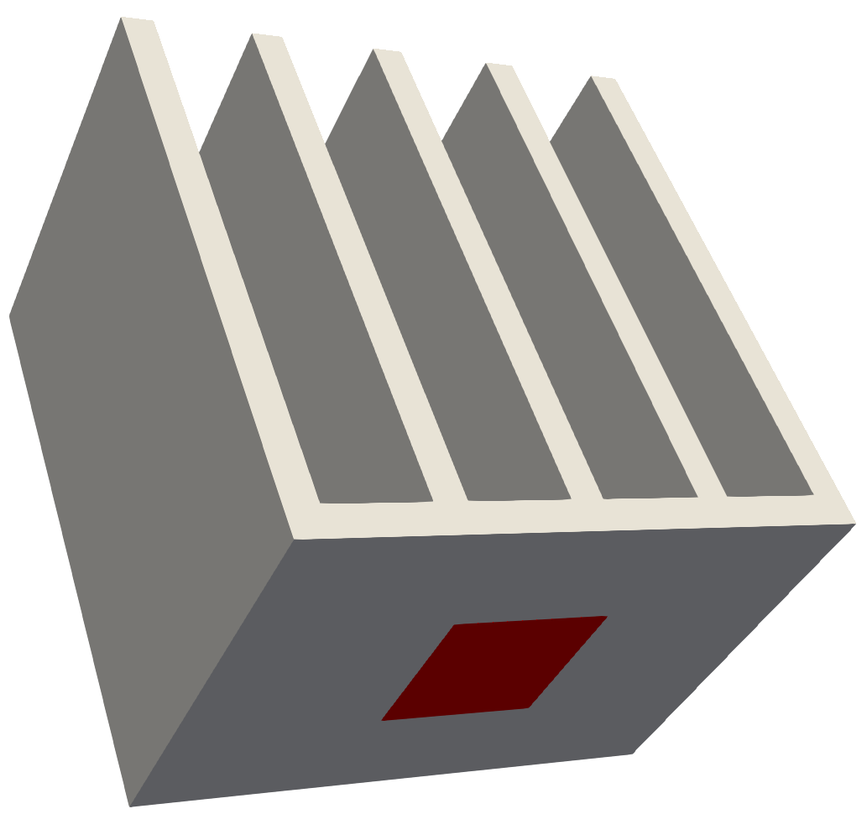
#> input picture 3d_solid_solid/heat_sink_figures/heat_sink.png, 867 x 814 px, shrunk from 1033 x 970 before the run
$ python geometry_plot.py
#> lines starting #> are read from the running program, lines starting #| are printed output that depends on the picture
import matplotlib.backends
import matplotlib.pyplot as plt
import matplotlib
from matplotlib.patches import Rectangle
from matplotlib.gridspec import GridSpec
import os
import scienceplots
matplotlib.style.use("science")
matplotlib.use('TkAgg')

BASE_DIR = os.path.dirname(os.path.abspath(__file__))

L_base = 0.65
W_base = 0.8625
H_base = 0.05

L_fin  = 0.65
W_fin  = 0.05
H_fin  = 0.8625

L_src = 0.25
W_src = 0.25

src_x0 = (L_base - L_src) / 2
src_y0 = (W_base - W_src) / 2

# Helper – draw double‑headed arrow with text
def dim_arrow(ax, start, end, text, text_offset=(0,0)):
    ax.annotate(
        "",
        xy=end, xytext=start,
        arrowprops=dict(arrowstyle="<->", shrinkA=0, shrinkB=0),
        annotation_clip=False
    )
    mid_x = (start[0] + end[0]) / 2 + text_offset[0]
    mid_y = (start[1] + end[1]) / 2 + text_offset[1]
    ax.text(mid_x, mid_y, text, ha='center', va='center')

fig = plt.figure(figsize=(8, 6))
gs = GridSpec(nrows=2, ncols=2, figure=fig,
              width_ratios=[1, 1],    # left column same width as right column
              height_ratios=[1, 1])   # each row same height

# Left column, spanning both rows
ax_img = fig.add_subplot(gs[:, 0])   # all rows in col 0

# Top‐right: XY top view
ax_xy  = fig.add_subplot(gs[0, 1])

# Bottom‐right: YZ side view (with 3 fins)
ax_yz  = fig.add_subplot(gs[1, 1])

png_path = BASE_DIR + "/heat_sink_figures/heat_sink.png"
img = plt.imread(png_path)
#> img is the input picture: shape (814, 867, 4) float32; mean R, G, B, A 0.675, 0.671, 0.658, 1
ax_img.imshow(img)
ax_img.axis("off")

# XY – top view
ax_xy.add_patch(Rectangle((0, 0), L_base, W_base, fill=True, color='lightgray', alpha=0.8))
ax_xy.add_patch(Rectangle((src_x0, src_y0), L_src, W_src, fill=True, color='red', alpha=0.8))
# Dimension arrows
dim_arrow(ax_xy, (0, W_base + 0.05), (L_base, W_base + 0.05), f"{L_base}", text_offset=(0, 0.05))
dim_arrow(ax_xy, (-0.05, 0), (-0.05, W_base), f"{W_base}", text_offset=(-0.13, 0))
# Heat source arrow
dim_arrow(ax_xy, (src_x0 - 0.01, src_y0 - 0.02), (src_x0 + L_src + 0.01, src_y0 - 0.02), f"{L_src}", text_offset=(0, -0.07))
dim_arrow(ax_xy, (src_x0 - 0.02, src_y0 - 0.01), (src_x0 - 0.02, src_y0 + W_src + 0.01), f"{W_src}", text_offset=(-0.1, 0))
# Labels / aesthetic
ax_xy.set_xlim(-0.15, L_base + 0.15)
ax_xy.set_ylim(-0.15, W_base + 0.15)
ax_xy.set_aspect('equal')
ax_xy.axis('off')

dy = W_base
nfins, fin_w, fin_h = 5, W_fin, H_fin
gap = (dy - nfins * fin_w) / (nfins - 1) if nfins > 1 else 0.0

# YZ – side view
# Base plate
ax_yz.add_patch(Rectangle((0, 0), W_base, H_base, fill=True, color='lightgray', alpha=0.8, edgecolor=None))
# Fins
for i in range(nfins):
    y_offset = i * (fin_w + gap)
    ax_yz.add_patch(Rectangle((y_offset, W_fin), W_fin, H_fin, fill=True, color='lightgray', alpha=0.8, edgecolor=None))
# Heat source
ax_yz.add_patch(Rectangle((W_base / 2 - L_src / 2, 0), L_src, 0.01, fill=True, color='red', alpha=0.8, edgecolor=None))
# Dimension arrows
dim_arrow(ax_yz, (0, -0.05), (W_base, -0.05), f"{W_base}", text_offset=(0, -0.05))
dim_arrow(ax_yz, (-0.01, H_base), (-0.01, H_base + H_fin), f"{H_fin}", text_offset=(-0.12, 0))
ax_yz.text(0.02, H_base + H_fin + 0.05, f"{W_fin}", ha='center', va='center')
ax_yz.text
ax_yz.set_xlim(-0.15, W_base + 0.15)
ax_yz.set_ylim(-0.05, H_base + H_fin + 0.1)
ax_yz.set_aspect('equal')
ax_yz.axis('off')

plt.savefig(os.path.join(BASE_DIR, "heat_sink_figures/heat_sink_geometry.pdf"), dpi=300, bbox_inches="tight")
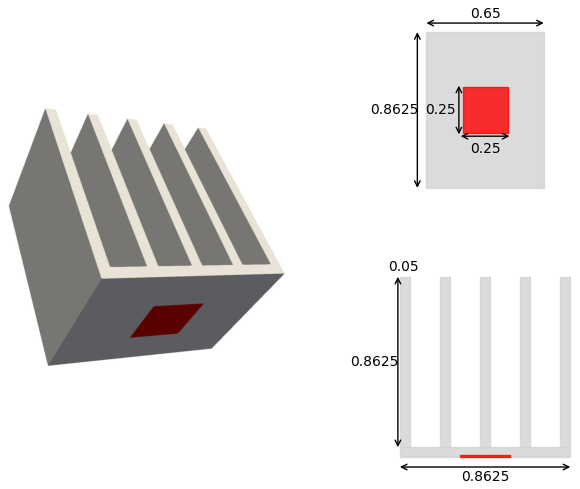
#> figure drawn by matplotlib, 3 panels
